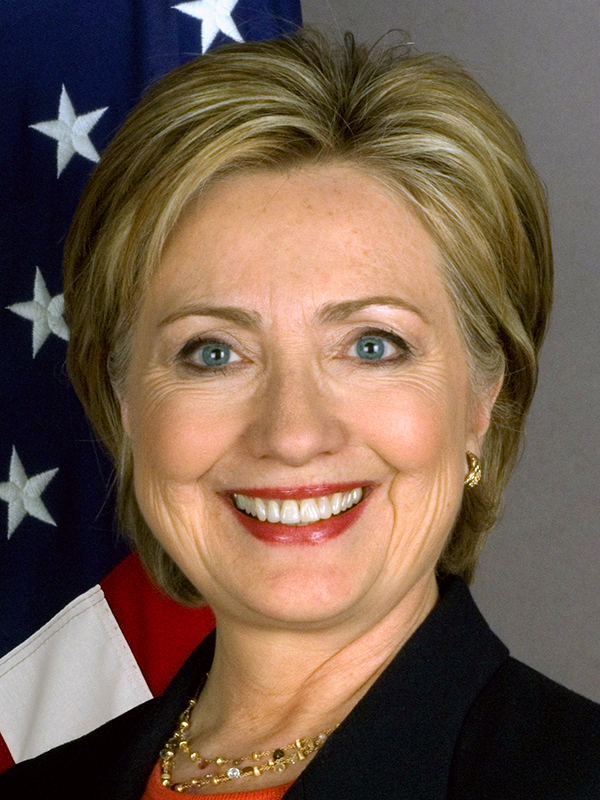
#> input picture week_8/data/images/hillary_clinton.jpg, 600 x 800 px
$ jupyter execute 4_HAAR_Cascades.ipynb   (shell and % lines are left out)
#> lines starting #> are read from the running program, lines starting #| are printed output that depends on the picture; after the words box and inside, x2 and y2 are one past the last pixel; in counts of white or black regions, pixels touching at a corner belong together
# <font style="color:rgb(50,120,229)">Object Detection using Haar Cascades</font>

# <font style="color:rgb(50,120,229)">Overview</font>

In the previous weeks, we discussed Object detection based on HOG features. In this module, we will take the example of Face detection to explain Object detection. The same concepts apply to general object detection too.

Let’s go back a few years to 2001, when face detection was more of a research topic and many methods were proposed which didn’t work very well. Paul Viola and Michael Jones came up with their seminal [paper](https://scholar.google.com/citations?view_op=view_citation&hl=en&user=G2-nFaIAAAAJ&citation_for_view=G2-nFaIAAAAJ:u5HHmVD_uO8C) which not only detected faces robustly, but did so in real-time. It is one of the most cited papers in Computer Vision. It is worth discussing their approach as they proposed some new ideas through this paper.

In the following sections, we will learn how to use haar cascade based face and smile detectors in OpenCV. Then we will cover the theory of Face detection in brief. Finally, we will learn how to train your own haar cascade based object detector in OpenCV. We will learn to train an eye detector.

# <font style="color:rgb(50,120,229)">Face Detection in OpenCV</font>

In this section, we will see a demo of the face detection implementation using Haar cascades in OpenCV. We will also see a smile detection demo and how to use both the cascades for detecting face and smile in an image. The trained model for face detection and smile detection is present in the models folder, which is downloaded from [here](https://github.com/opencv/opencv/tree/master/data/haarcascades).

The face detector is contributed by [Prof. Dr. Rainer Leinhart](http://www.multimedia-computing.de/wiki/Prof._Dr._Rainer_Lienhart) and the smile detector by [Deniz Suarez](http://visilab.etsii.uclm.es/personas/oscar/oscar.html). The models are kept in xml files. There are other haar cascade based object detectors in OpenCV which are trained by various researchers and shared through OpenCV such as eye detector, profile face detector, cat face detector, pedestrian detector.

The main function used in the demo is that of `detectMultiscale`

### <font style="color:rgb(8,133,37)">Function Syntax</font>

```python
cv2.CascadeClassifier.detectMultiScale(image[, scaleFactor[, minNeighbors]])
```

Where,

- **`image`** is the input grayscale image.
- **`objects`** is the rectangular region enclosing the objects detected
- **`scaleFactor`** is the parameter specifying how much the image size is reduced at each image scale. It is used to create the scale pyramid.
- **`minNeighbors`** is a parameter specifying how many neighbors each candidate rectangle should have, to retain it. Higher number gives lower false positives.

## <font style="color:rgb(50,120,229)">Face Detection</font>

In this example, we discuss the effect of the parameters. The effect of `scaleFactor` is mostly related to speed. Lower the value, slower will be the speed. In this example, we check the effect of the `minNeighbors` parameter. As the value of this variable is increased, false positives are decreased.

[cell 1]
import cv2
import matplotlib.pyplot as plt
import numpy as np
from dataPath import DATA_PATH

[cell 2]
import matplotlib
matplotlib.rcParams['figure.figsize'] = (6.0,6.0)
matplotlib.rcParams['image.cmap'] = 'gray'

[cell 3]
# Load the cascade classifier from the xml file.
faceCascade = cv2.CascadeClassifier(DATA_PATH + 'models/haarcascade_frontalface_default.xml')
faceNeighborsMax = 10
neighborStep = 1

[cell 4]
# Read the image
frame = cv2.imread(DATA_PATH + "images/hillary_clinton.jpg")
#> frame is the input picture: shape (800, 600, 3); mean B, G, R 77, 93.4, 115.7
frameGray = cv2.cvtColor(frame, cv2.COLOR_BGR2GRAY)
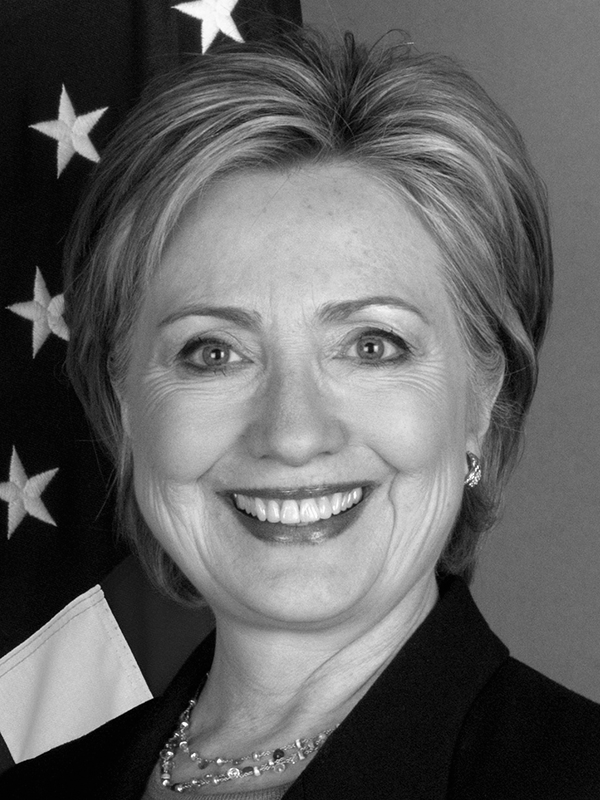
#> frameGray: shape (800, 600); min 0, max 255, mean 98.2

[cell 5]
# Perform multi scale detection of faces
plt.figure(figsize=(18,18))
count = 1
for neigh in range(1, faceNeighborsMax, neighborStep):
    faces = faceCascade.detectMultiScale(frameGray, 1.2, neigh)
    frameClone = np.copy(frame)
    for (x, y, w, h) in faces:
        cv2.rectangle(frameClone, (x, y),
                      (x + w, y + h),
                      (255, 0, 0),2)

    cv2.putText(frameClone,
    "# Neighbors = {}".format(neigh), (10, 50),
                cv2.FONT_HERSHEY_SIMPLEX, 2, (0, 0, 255), 6)

    plt.subplot(3,3,count)
    plt.imshow(frameClone[:,:,::-1])
    count += 1
#> this loop made 9 passes
#> faces on passes 1 to 9: [[82, 184, 433, 433], [123, 346, 370, 370]], [[82, 184, 433, 433]], [[82, 184, 433, 433]], [[82, 184, 433, 433]], [[82, 184, 433, 433]], [[82, 184, 433, 433]], [[82, 184, 433, 433]], [[82, 184, 433, 433]], [[82, 184, 433, 433]]
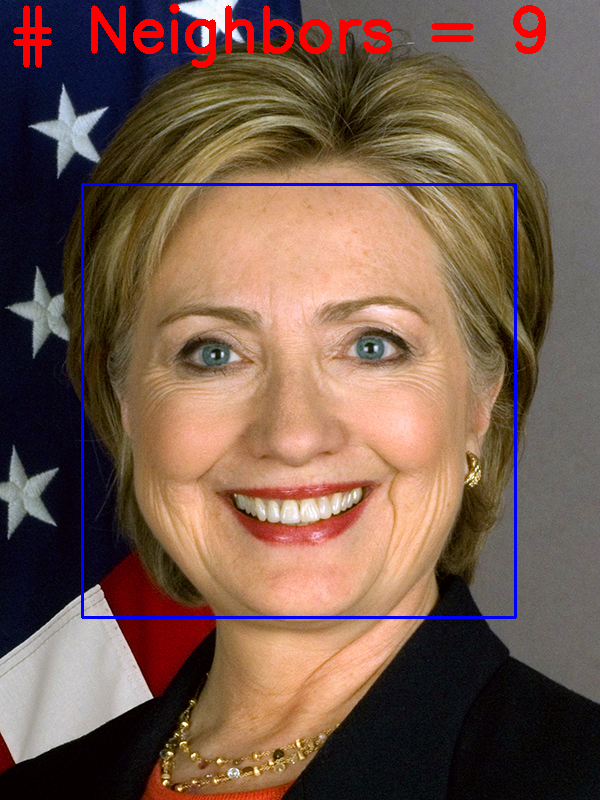
#> frameClone: shape (800, 600, 3); mean B, G, R 77.8, 91.5, 117.9
#> after the loop, count = 10

plt.show()
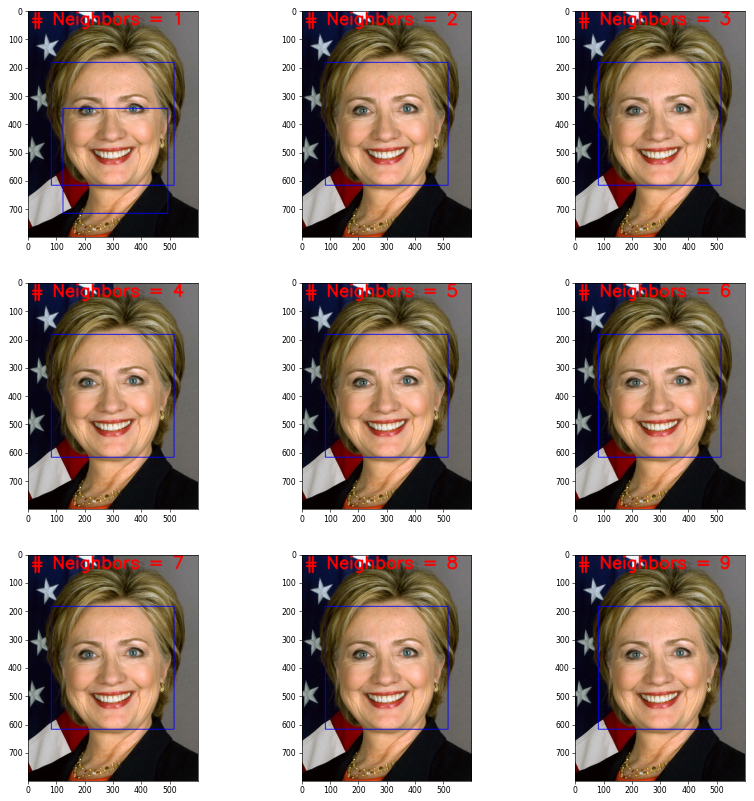
#> figure drawn by matplotlib, 9 panels

## <font style="color:rgb(50,120,229)">Face and Smile Detection</font>

The effect of minNeighbors was not very pronounced in the face detection example as the face has very unique features. The mouth or smile on the other hand is very difficult to detect without false positives. This is illustrated using the example.

[cell 6]
# Detect the face using the cascade
faceCascade = cv2.CascadeClassifier(DATA_PATH + 'models/haarcascade_frontalface_default.xml')
smileCascade = cv2.CascadeClassifier(DATA_PATH + 'models/haarcascade_smile.xml')
smileNeighborsMax = 90
neighborStep = 10

frame = cv2.imread(DATA_PATH + "images/hillary_clinton.jpg")

frameGray = cv2.cvtColor(frame, cv2.COLOR_BGR2GRAY)
faces = faceCascade.detectMultiScale(frameGray, 1.4, 5)
#> faces = [[56, 158, 496, 496]]

[cell 7]
# Get the face area from the detected face rectangle
for (x, y, w, h) in faces:
    cv2.rectangle(frame, (x, y),
                  (x + w, y + h),
                  (255, 0, 0), 2)
    faceRoiGray = frameGray[y: y + h, x: x + w]
    faceRoiOriginal = frame[y: y + h, x: x + w]
#> this loop made 1 pass
#> pass 1, `faceRoiGray = frameGray[y: y + h, x: x + w]`:
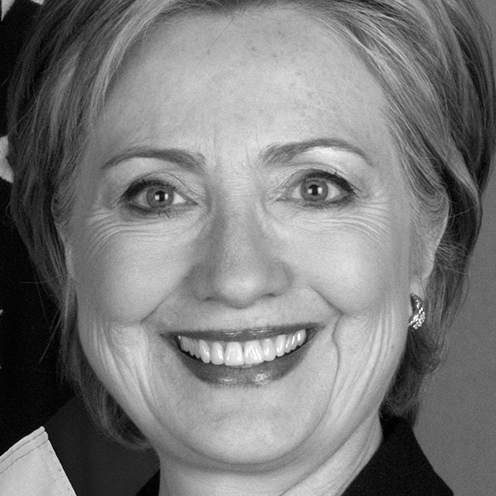
#> faceRoiGray: shape (496, 496); min 0, max 255, mean 122.4
#> pass 1, `faceRoiOriginal = frame[y: y + h, x: x + w]`:
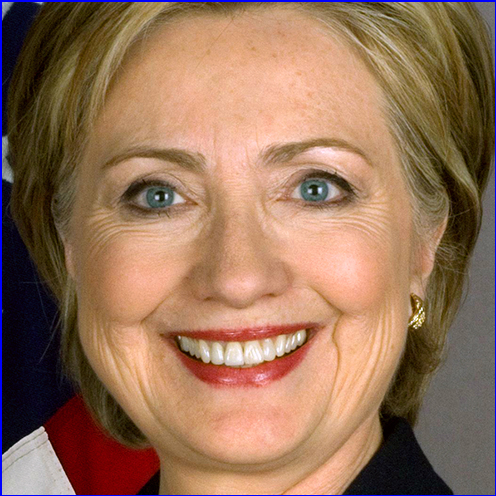
#> faceRoiOriginal: shape (496, 496, 3); mean B, G, R 89.5, 113.8, 149.8
#> after the loop:
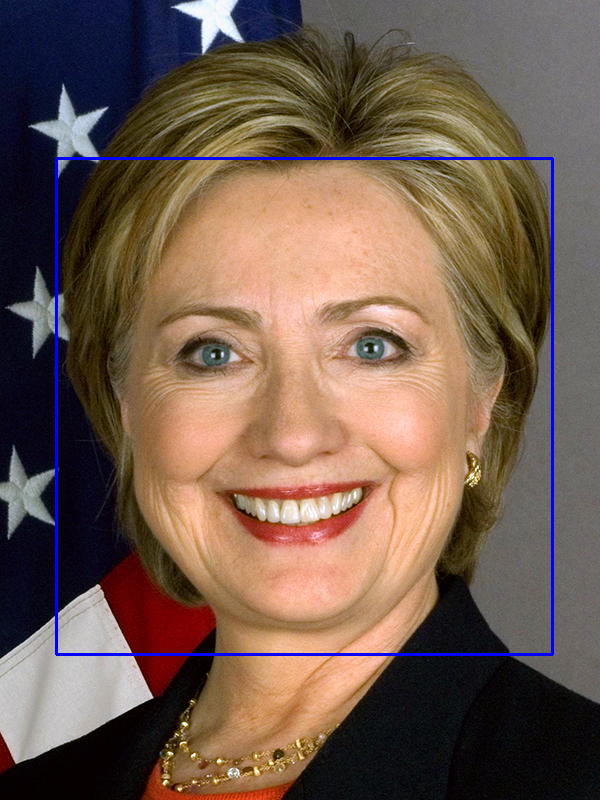
#> frame: shape (800, 600, 3); 1.24% of pixels changed, all inside (x1, y1, x2, y2) = (55, 157, 554, 656)

count = 1
plt.figure(figsize=(18,18))
# Detect the smile from the detected face area and display the image
for neigh in range(1, smileNeighborsMax, neighborStep):
    smile = smileCascade.detectMultiScale(faceRoiGray,
                          1.5, neigh)

    frameClone = np.copy(frame)
    faceRoiClone = frameClone[y: y + h, x: x + w]
    for (xx, yy, ww, hh) in smile:
        cv2.rectangle(faceRoiClone, (xx, yy),
                      (xx + ww, yy + hh),
                      (0, 255, 0), 2)

    cv2.putText(frameClone,
              "# Neighbors = {}".format(neigh),
              (10, 50), cv2.FONT_HERSHEY_SIMPLEX, 1,
              (0, 0, 255), 4)
    plt.subplot(3,3,count)
    plt.imshow(frameClone[:,:,::-1])
    count += 1
#> this loop made 9 passes
#> smile on passes 3 to 9: [[151, 320, 182, 91], [111, 281, 273, 137]], [[151, 320, 182, 91], [111, 281, 273, 137]], [[151, 320, 182, 91], [111, 281, 273, 137]], [[151, 320, 182, 91], [111, 281, 273, 137]], [[151, 320, 182, 91]], [[151, 320, 182, 91]], [[151, 320, 182, 91]]
#> after the loop, count = 10

plt.show()
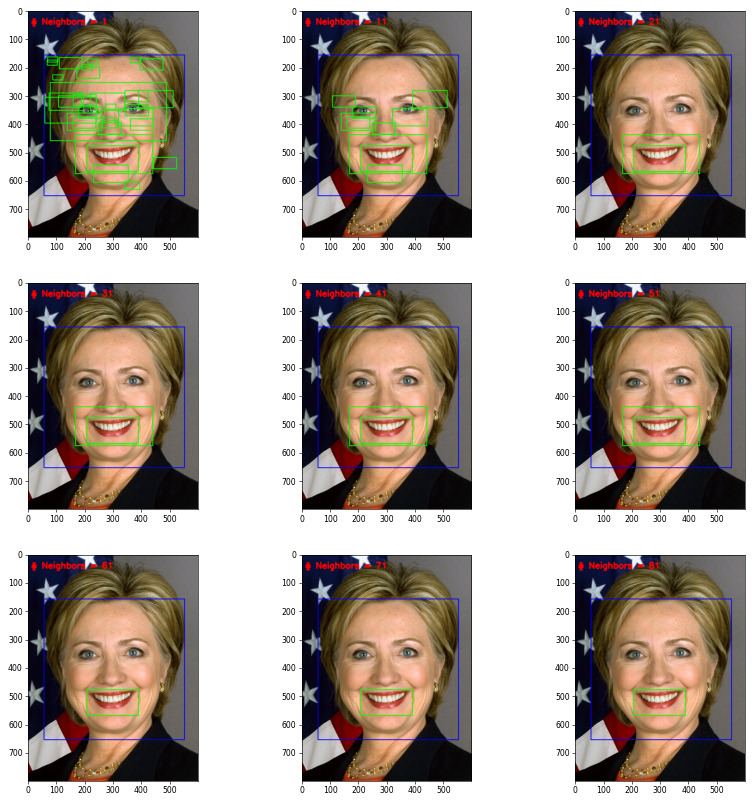
#> figure drawn by matplotlib, 9 panels
